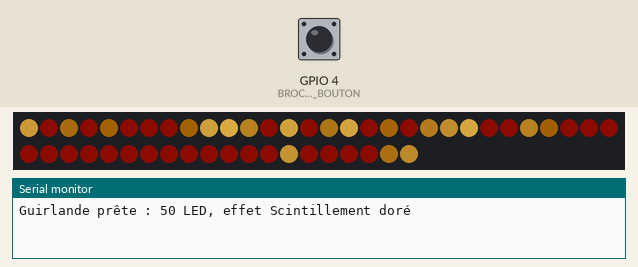
A program run on a simulated ESP32. Parts: 50 RGB LEDs in strip order, left to right, continuing on the next row, the last lines printed to the serial monitor. Inputs (shaded band) come from the test bench; at power-on: GPIO 4 (BROCHE_BOUTON) HIGH. Dim RGB values are drawn brighter than linear; random numbers use the default seed unless the program sets one.

Above: at 1.2 s.
1.3 s: GPIO 4 (BROCHE_BOUTON) pulled LOW for 0.15 s
At 1.62 s:
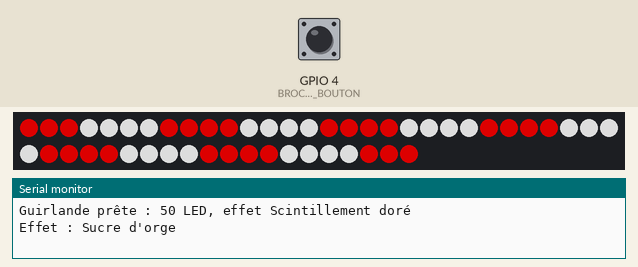
2.0 s: GPIO 4 (BROCHE_BOUTON) pulled LOW for 1 s
At 3.38 s:
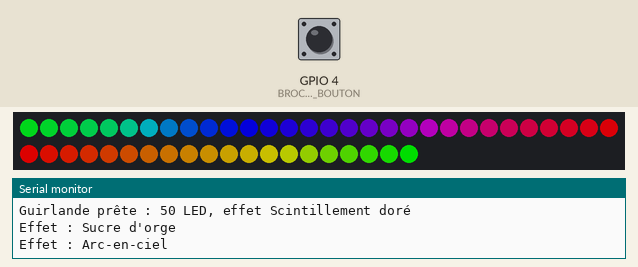
3.6 s: GPIO 4 (BROCHE_BOUTON) pulled LOW for 0.15 s
At 3.98 s:
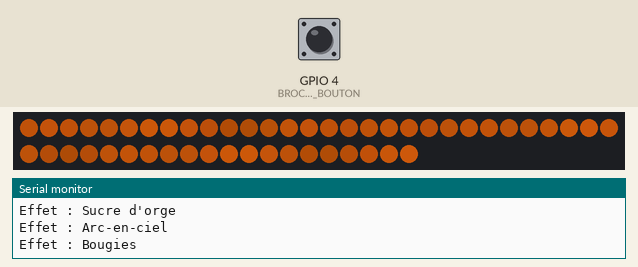
4.3 s: GPIO 4 (BROCHE_BOUTON) pulled LOW for 0.15 s
At 4.88 s:
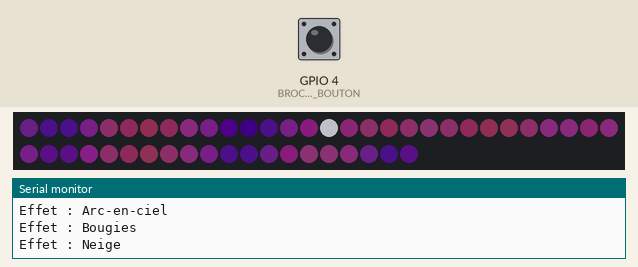
5.0 s: GPIO 4 (BROCHE_BOUTON) pulled LOW for 3.2 s
At 7.8 s:
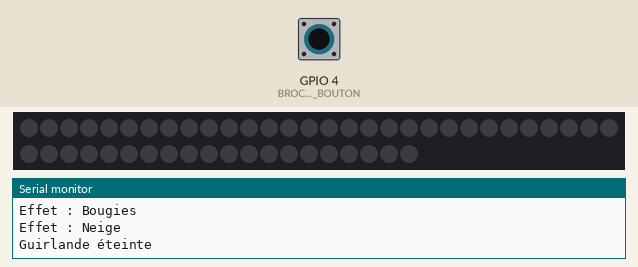
9.7 s: GPIO 4 (BROCHE_BOUTON) pulled LOW for 3.2 s
At 10.85 s:
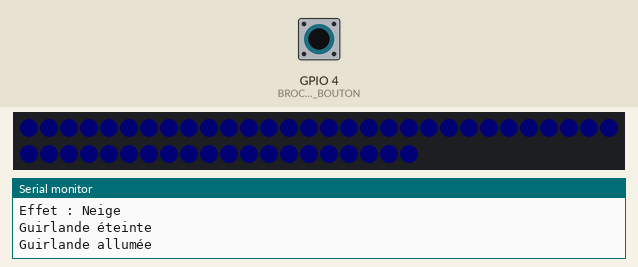
Timing chart, 0 to 12.7 s (numbered marks = the images above; inputs shaded):
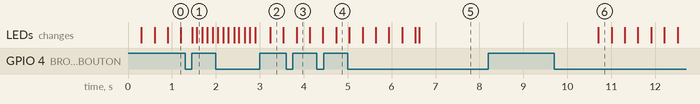

Measured:
- after the input at 9.7 s, the LEDs: change after 1.0 s (image 6)

The program:

main.cpp
```cpp
// Guirlande de Noël - étape 1 : les effets, pilotés par un bouton
//
// Fonctionnement :
//  - La guirlande s'allume sur le premier effet.
//  - Appui court sur le bouton : effet suivant.
//  - Appui long (1 seconde) : éteindre ou rallumer.
//
// Pas de Wi-Fi à cette étape, donc pas de config.h : les réglages sont juste en dessous.

#include <Arduino.h>
#include <FastLED.h>
#include "effets.h"

// ---------- Réglages ----------
#define BROCHE_DONNEES  16      // vers l'entrée DIN de la guirlande, à travers le 74AHCT125
#define BROCHE_BOUTON   4       // bouton poussoir entre GPIO4 et GND
#define NB_LEDS         50      // nombre de pixels de la guirlande
#define TYPE_LEDS       WS2811  // WS2811 pour une guirlande à pixels, WS2812B pour une bande
#define ORDRE_COULEURS  RGB     // guirlande WS2811 : souvent RGB ; bande WS2812B : GRB
#define LUMINOSITE      150     // 0 à 255
#define LIMITE_MA       2500    // courant maximal autorisé, à garder sous la capacité de l'alimentation 5 V

#define APPUI_LONG_MS   1000
#define ANTIREBOND_MS   30

CRGB leds[NB_LEDS];
uint8_t effetCourant = SCINTILLEMENT;
bool allumee = true;

// ---------- Bouton ----------
bool etatBouton = HIGH;          // HIGH = relâché (résistance de tirage interne)
uint32_t dernierChangement = 0;
uint32_t debutAppui = 0;
bool appuiLongTraite = false;

void lireBouton() {
  bool lecture = digitalRead(BROCHE_BOUTON);
  uint32_t maintenant = millis();

  if (lecture != etatBouton && maintenant - dernierChangement > ANTIREBOND_MS) {
    dernierChangement = maintenant;
    etatBouton = lecture;
    if (etatBouton == LOW) {
      debutAppui = maintenant;
      appuiLongTraite = false;
    } else if (!appuiLongTraite && allumee) {
      effetCourant = (effetCourant + 1) % NB_EFFETS;
      Serial.printf("Effet : %s\n", NOMS_EFFETS[effetCourant]);
    }
  }

  if (etatBouton == LOW && !appuiLongTraite && maintenant - debutAppui > APPUI_LONG_MS) {
    appuiLongTraite = true;
    allumee = !allumee;
    Serial.println(allumee ? "Guirlande allumée" : "Guirlande éteinte");
  }
}

// ---------- Programme ----------
void setup() {
  Serial.begin(115200);
  pinMode(BROCHE_BOUTON, INPUT_PULLUP);

  FastLED.addLeds<TYPE_LEDS, BROCHE_DONNEES, ORDRE_COULEURS>(leds, NB_LEDS);
  FastLED.setBrightness(LUMINOSITE);
  FastLED.setMaxPowerInVoltsAndMilliamps(5, LIMITE_MA);
  FastLED.clear(true);

  random16_add_entropy(esp_random());
  Serial.printf("Guirlande prête : %d LED, effet %s\n", NB_LEDS, NOMS_EFFETS[effetCourant]);
}

void loop() {
  lireBouton();

  EVERY_N_MILLISECONDS(16) {  // environ 60 images par seconde
    if (allumee) {
      dessinerEffet(effetCourant, leds, NB_LEDS, BLANC_CHAUD);
    } else {
      fadeToBlackBy(leds, NB_LEDS, 20);  // extinction en fondu
    }
    FastLED.show();
  }
}
```

effets.h
```cpp
// Guirlande de Noël - les effets lumineux
//
// Fichier identique dans les trois étapes. Chaque effet dessine une image dans le tableau leds ;
// il est appelé environ 60 fois par seconde et se base sur millis() pour garder la même vitesse
// quel que soit le nombre de LED.

#pragma once
#include <FastLED.h>

enum Effet : uint8_t {
  COULEUR_UNIE,
  SCINTILLEMENT,
  SUCRE_ORGE,
  ARC_EN_CIEL,
  BOUGIES,
  NEIGE,
  ROUGE_VERT,
  CONFETTIS,
  NB_EFFETS
};

const char* const NOMS_EFFETS[NB_EFFETS] = {
  "Couleur unie", "Scintillement doré", "Sucre d'orge", "Arc-en-ciel",
  "Bougies", "Neige", "Rouge et vert", "Confettis"
};

// Blanc chaud, proche d'une guirlande à ampoules classique
const CRGB BLANC_CHAUD = CRGB(255, 150, 50);

// Fond doré tamisé, avec des éclats qui s'allument au hasard puis s'estompent
static void effetScintillement(CRGB* leds, uint16_t n) {
  const CRGB fond = CRGB(40, 22, 0);
  for (uint16_t i = 0; i < n; i++) leds[i] = blend(leds[i], fond, 12);
  if (random8() < 80) leds[random16(n)] = CRGB(255, 200, 80);
}

// Rayures rouges et blanches qui défilent
static void effetSucreOrge(CRGB* leds, uint16_t n) {
  const uint8_t largeur = 4;
  uint32_t decalage = millis() / 120;
  for (uint16_t i = 0; i < n; i++) {
    leds[i] = ((i + decalage) / largeur) % 2 ? CRGB::Red : CRGB::White;
  }
}

// Arc-en-ciel qui tourne lentement
static void effetArcEnCiel(CRGB* leds, uint16_t n) {
  uint8_t ecart = max(1, 256 / n);
  fill_rainbow(leds, n, millis() / 30, ecart);
}

// Chaque LED vacille comme une flamme, indépendamment des autres
static void effetBougies(CRGB* leds, uint16_t n) {
  uint32_t t = millis() / 3;
  for (uint16_t i = 0; i < n; i++) {
    uint8_t vacillement = inoise8(i * 60, t);
    leds[i] = CRGB(255, 110, 15);
    leds[i].nscale8(qadd8(scale8(vacillement, 200), 40));
  }
}

// Nuit bleutée et flocons blancs qui apparaissent puis fondent
static void effetNeige(CRGB* leds, uint16_t n) {
  const CRGB nuit = CRGB(0, 0, 25);
  for (uint16_t i = 0; i < n; i++) leds[i] = blend(leds[i], nuit, 25);
  if (random8() < 50) leds[random16(n)] = CRGB::White;
}

// LED rouges et vertes alternées qui respirent, et échangent leur place toutes les 2 secondes
static void effetRougeVert(CRGB* leds, uint16_t n) {
  uint8_t lumiere = beatsin8(12, 50, 255);
  uint8_t phase = (millis() / 2000) % 2;
  for (uint16_t i = 0; i < n; i++) {
    leds[i] = ((i + phase) % 2) ? CRGB::Red : CRGB::Green;
    leds[i].nscale8(lumiere);
  }
}

// Points de toutes les couleurs qui s'allument au hasard
static void effetConfettis(CRGB* leds, uint16_t n) {
  fadeToBlackBy(leds, n, 10);
  if (random8() < 120) leds[random16(n)] += CHSV(random8(), 200, 255);
}

// Dessine une image de l'effet demandé. couleur ne sert qu'à l'effet COULEUR_UNIE.
static void dessinerEffet(uint8_t effet, CRGB* leds, uint16_t n, CRGB couleur) {
  switch (effet) {
    case COULEUR_UNIE:  fill_solid(leds, n, couleur); break;
    case SCINTILLEMENT: effetScintillement(leds, n); break;
    case SUCRE_ORGE:    effetSucreOrge(leds, n); break;
    case ARC_EN_CIEL:   effetArcEnCiel(leds, n); break;
    case BOUGIES:       effetBougies(leds, n); break;
    case NEIGE:         effetNeige(leds, n); break;
    case ROUGE_VERT:    effetRougeVert(leds, n); break;
    case CONFETTIS:     effetConfettis(leds, n); break;
    default:            fill_solid(leds, n, CRGB::Black); break;
  }
}
```
